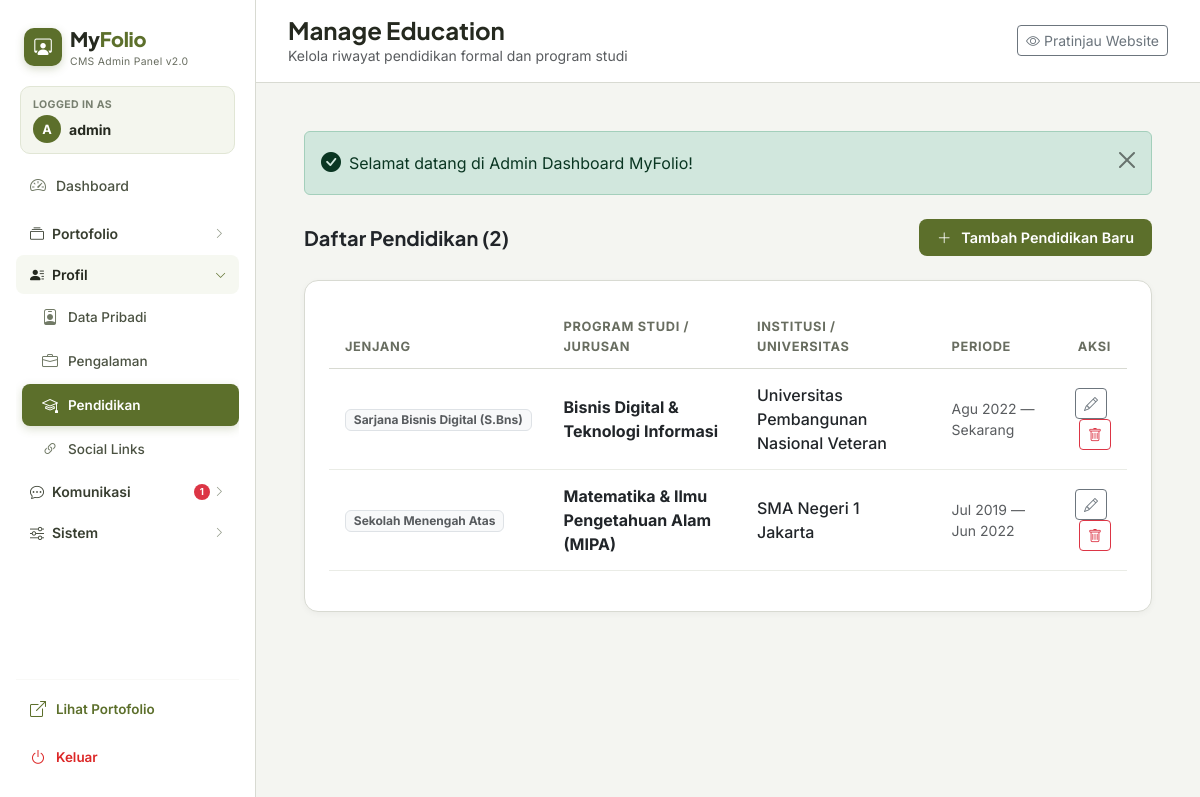
The page /admin/education.php (signed in) on the database as committed earlier.
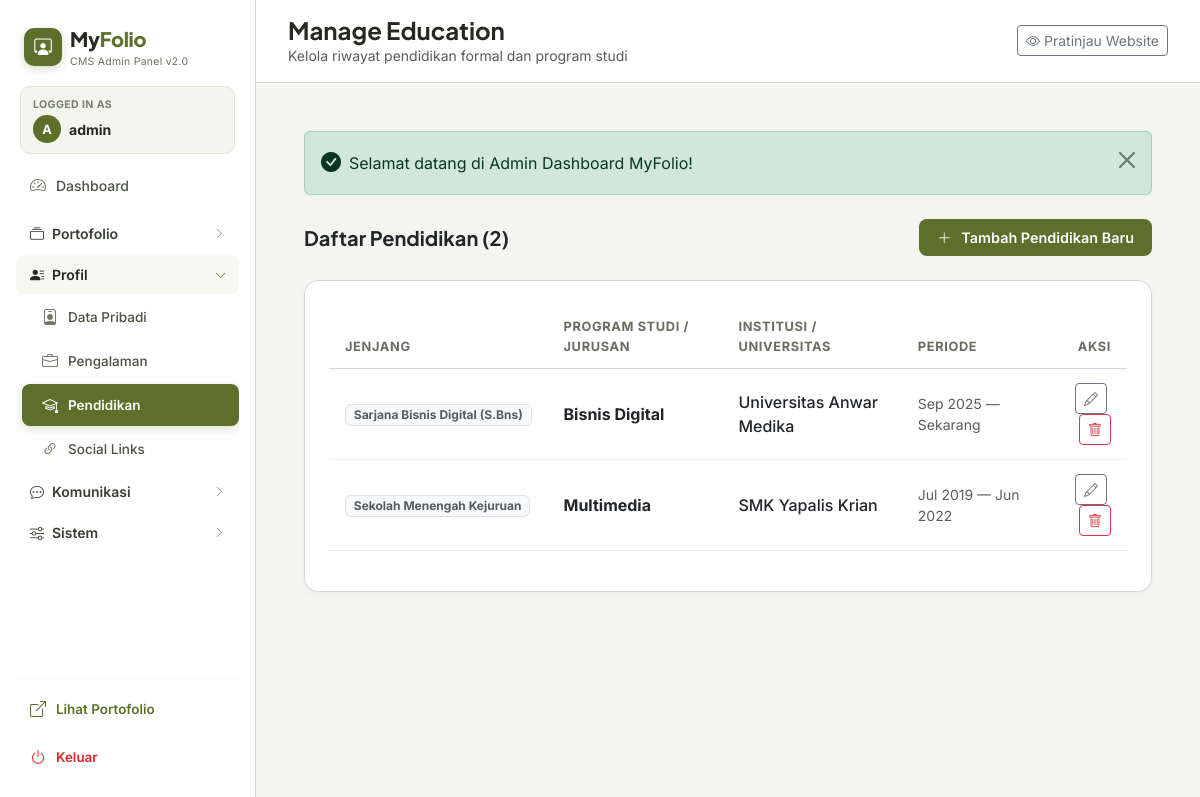
The same page on the database as committed later.
### tables this page shows
CREATE TABLE `education` (
  `id` int(11) NOT NULL AUTO_INCREMENT,
  `institution` varchar(150) NOT NULL,
  `degree` varchar(100) NOT NULL,
  `major` varchar(120) NOT NULL,
  `period_start` date DEFAULT NULL,
  `period_end` date DEFAULT NULL,
  `is_current` tinyint(1) DEFAULT 0,
  `description` text DEFAULT NULL,
  `sort_order` int(11) DEFAULT 0,
  `created_at` timestamp NOT NULL DEFAULT current_timestamp(),
  `updated_at` timestamp NOT NULL DEFAULT current_timestamp() ON UPDATE current_timestamp(),
  PRIMARY KEY (`id`)
);

### includes/functions.php (called while the page is built, shortened)
<?php
function e(?string $value): string {
    return htmlspecialchars($value ?? '', ENT_QUOTES, 'UTF-8');
}
function format_period(?string $start, ?string $end, int|bool $is_current): string {
    $months = [
        1 => 'Jan', 2 => 'Feb', 3 => 'Mar', 4 => 'Apr',
        5 => 'Mei', 6 => 'Jun', 7 => 'Jul', 8 => 'Agu',
        9 => 'Sep', 10 => 'Okt', 11 => 'Nov', 12 => 'Des'
    ];
    $startStr = '';
    if (!empty($start)) {
        $ts = strtotime($start);
        $m = (int)date('n', $ts);
        $startStr = ($months[$m] ?? '') . ' ' . date('Y', $ts);
    }
    if ($is_current) {
        return $startStr ? "{$startStr} — Sekarang" : 'Sekarang';
    }
    if (!empty($end)) {
        $ts = strtotime($end);
        $m = (int)date('n', $ts);
        $endStr = ($months[$m] ?? '') . ' ' . date('Y', $ts);
        return $startStr ? "{$startStr} — {$endStr}" : $endStr;
    }
    return $startStr ?: '—';
}

### admin/education.php (the view, shortened to what the changed rows need)
<?php
require_once __DIR__ . '/includes/admin_init.php';
$educations = $pdo->query("SELECT * FROM education ORDER BY sort_order ASC, period_start DESC")->fetchAll();
require_once __DIR__ . '/includes/admin_header.php';
?>
<div class="admin-card">
    <?php if (empty($educations)): ?>
        <div class="text-center py-5 text-muted">Belum ada data pendidikan.</div>
    <?php else: ?>
        <div class="table-responsive">
            <table class="table admin-table align-middle">
                <thead>
                    <tr>
                        <th>Jenjang</th>
                        <th>Program Studi / Jurusan</th>
                        <th>Institusi / Universitas</th>
                        <th>Periode</th>
                        <th class="text-end">Aksi</th>
                    </tr>
                </thead>
                <tbody>
                    <?php foreach ($educations as $ed):
                        $pEdu = format_period($ed['period_start'], $ed['period_end'], $ed['is_current']);
                    ?>
                        <tr>
                            <td><span class="badge bg-light text-muted border"><?= e($ed['degree']) ?></span></td>
                            <td class="fw-bold text-dark"><?= e($ed['major']) ?></td>
                            <td class="text-dark fw-medium"><?= e($ed['institution']) ?></td>
                            <td class="small text-muted"><?= e($pEdu) ?></td>
                            <td class="text-end">
                                <button class="btn btn-outline-secondary btn-sm py-1 px-2.5 me-1"
                                    onclick="openEditEdu(<?= htmlspecialchars(json_encode($ed), ENT_QUOTES, 'UTF-8') ?>)">
                                    <i class="bi bi-pencil"></i>
                                </button>
                                <form method="POST" action="education.php" class="d-inline" onsubmit="return confirm('Hapus data pendidikan ini?');">
                                    <button type="submit" class="btn btn-outline-danger btn-sm py-1 px-2.5">
                                        <i class="bi bi-trash"></i>
                                    </button>
                                </form>
                            </td>
                        </tr>
                    <?php endforeach; ?>
                </tbody>
            </table>
        </div>
    <?php endif; ?>
</div>
<?php
require_once __DIR__ . '/includes/admin_footer.php';
?>

### admin/includes/admin_header.php (shortened to what the changed rows need)
<?php
require_once __DIR__ . '/admin_init.php';
$currentPage = $currentPage ?? 'dashboard';
$unreadCount = (int)$pdo->query("SELECT COUNT(*) FROM messages WHERE is_read = 0")->fetchColumn();
$navGroups = [
    'portofolio'  => ['projects', 'categories', 'skills'],
    'profil'      => ['profile', 'experiences', 'education', 'social-links'],
    'komunikasi'  => ['messages'],
    'sistem'      => ['settings'],
];
$activeGroup = '';
foreach ($navGroups as $group => $pages) {
    if (in_array($currentPage, $pages)) {
        $activeGroup = $group;
        break;
    }
}
?>
<!DOCTYPE html>
<html lang="id">
<head>
    <link href="https://cdn.jsdelivr.net/npm/bootstrap@5.3.3/dist/css/bootstrap.min.css" rel="stylesheet">
    <link href="https://cdn.jsdelivr.net/npm/bootstrap-icons@1.11.3/font/bootstrap-icons.min.css" rel="stylesheet">
    <link rel="stylesheet" href="../assets/css/admin.css">
</head>
<body>
<div class="d-flex">
    <aside class="admin-sidebar p-3">
        <nav class="nav flex-column flex-grow-1">
            <?php $isOpen = $activeGroup === 'komunikasi'; ?>
            <button class="nav-group-toggle <?= $isOpen ? 'open' : 'collapsed' ?>"
                    data-bs-toggle="collapse"
                    data-bs-target="#grpKomunikasi"
                    aria-expanded="<?= $isOpen ? 'true' : 'false' ?>">
                <span class="d-flex align-items-center gap-1">
                    <?php if ($unreadCount > 0): ?>
                        <span class="badge bg-danger rounded-pill" style="font-size:.6rem;padding:3px 6px;"><?= $unreadCount ?></span>
                    <?php endif; ?>
                    <i class="bi bi-chevron-right toggle-chevron"></i>
                </span>
            </button>
        </nav>
    </aside>
    <div class="flex-grow-1 d-flex flex-column overflow-auto" style="height: 100vh;">
        <main class="p-4 p-md-5 flex-grow-1">

Rows that differ between the two databases and show on the page:
changed education "Sarjana Bisnis Digital (S.Bns)": major "Bisnis Digital & Teknologi Informasi" → "Bisnis Digital"; institution "Universitas Pembangunan Nasional Veteran" → "Universitas Anwar Medika"; pEdu "Agu 2022 — Sekarang" → "Sep 2025 — Sekarang"
changed education: degree "Sekolah Menengah Atas" → "Sekolah Menengah Kejuruan"; major "Matematika & Ilmu Pengetahuan Alam (MIPA)" → "Multimedia"; institution "SMA Negeri 1 Jakarta" → "SMK Yapalis Krian"
Other text that changed with them:
$unreadCount: "1" → (not shown)
